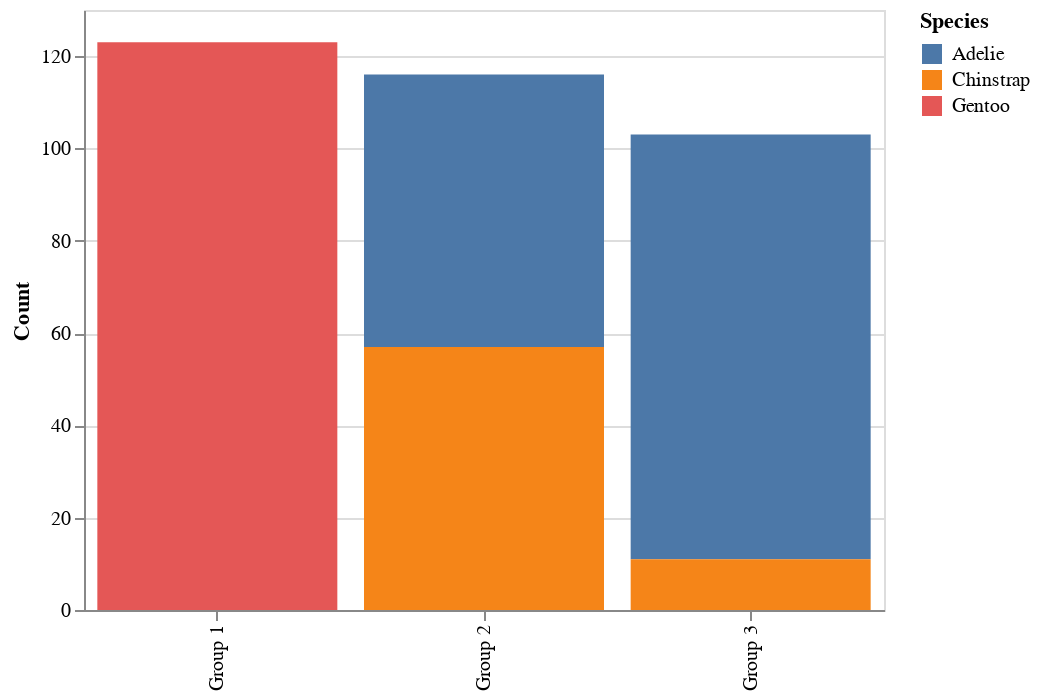

Notebook cell for this chart:
### Code cell
alt.Chart(plot_df).mark_bar().encode(
    x=alt.X("group", title=None),
    y=alt.Y("counts", title="Count"),
    color=alt.Color("species", title="Species"),
    tooltip=["group", "counts", "species"],
).properties(width=400)

### Figure 1 — Vega-Lite specification as saved in the notebook (floating-point values rounded to 4 significant figures)
{"config": {"view": {"continuousWidth": 400, "continuousHeight": 300}}, "data": {"name": "data-1d6c8ec82172040b97f503549267f4d4"}, "mark": "bar", "encoding": {"color": {"type": "nominal", "field": "species", "title": "Species"}, "tooltip": [{"type": "nominal", "field": "group"}, {"type": "quantitative", "field": "counts"}, {"type": "nominal", "field": "species"}], "x": {"type": "nominal", "field": "group", "title": null}, "y": {"type": "quantitative", "field": "counts", "title": "Count"}}, "width": 400, "$schema": "https://vega.github.io/schema/vega-lite/v4.8.1.json", "datasets": {"data-1d6c8ec82172040b97f503549267f4d4": [{"species": "Adelie", "group": "Group 2", "counts": 59}, {"species": "Adelie", "group": "Group 3", "counts": 92}, {"species": "Chinstrap", "group": "Group 2", "counts": 57}, {"species": "Chinstrap", "group": "Group 3", "counts": 11}, {"species": "Gentoo", "group": "Group 1", "counts": 123}]}}
